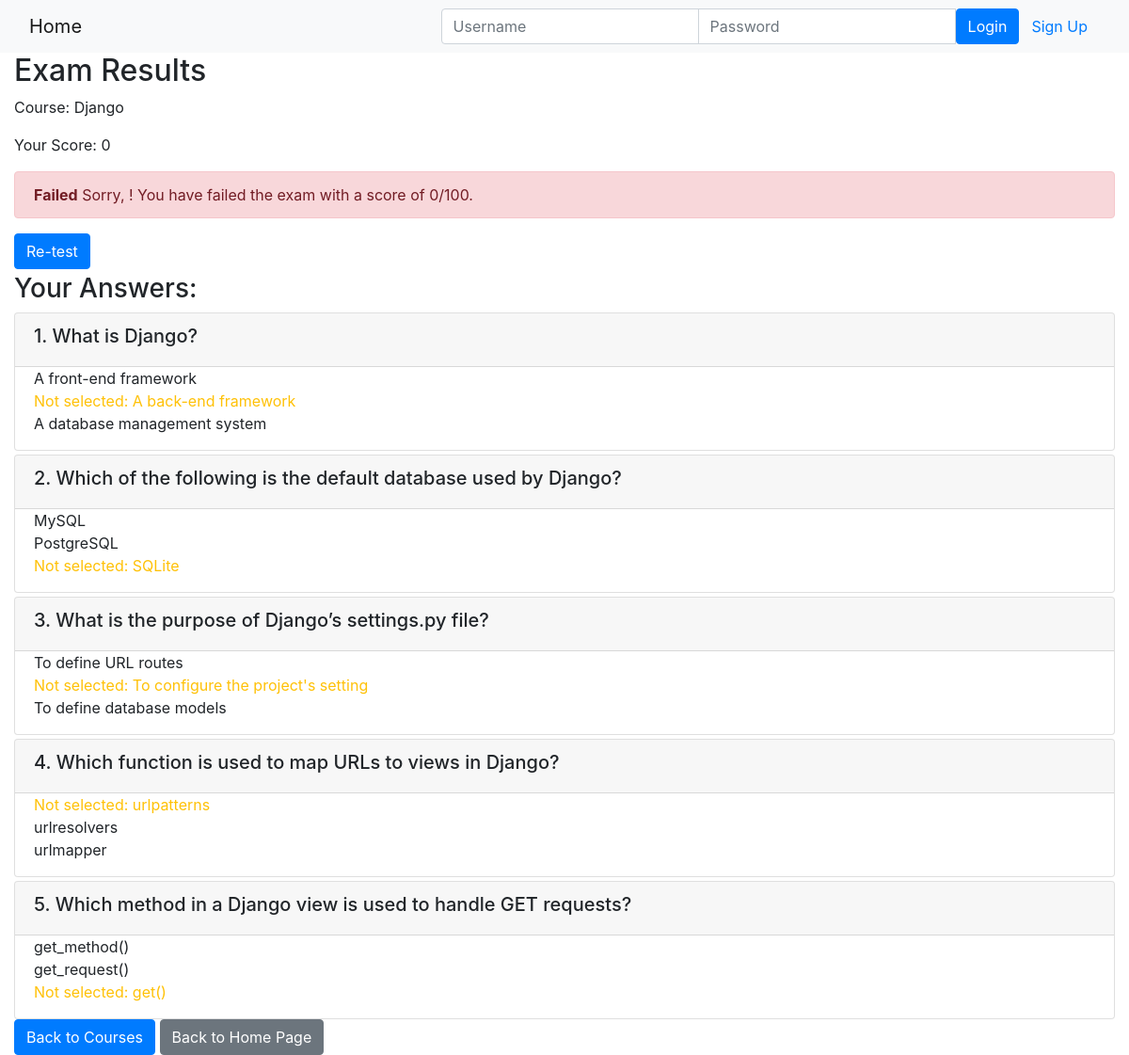
The page /course/3/submission/3/result/ on the database its author committed.
### onlinecourse/models.py (models this page shows, shortened)
class Course(models.Model):
    name = models.CharField(null=False, max_length=30, default='online course')
    image = models.ImageField(upload_to='course_images/')
    description = models.CharField(max_length=1000)
    pub_date = models.DateField(null=True)
    instructors = models.ManyToManyField(Instructor)
    users = models.ManyToManyField(settings.AUTH_USER_MODEL, through='Enrollment')
    total_enrollment = models.IntegerField(default=0)
    is_enrolled = False

class Question(models.Model):
    course = models.ForeignKey(Course, on_delete=models.CASCADE)
    content = models.CharField(max_length=200)
    grade = models.IntegerField(default=50)

class Choice(models.Model):
    question = models.ForeignKey(Question, on_delete=models.CASCADE)
    content = models.CharField(max_length=200)
    is_correct = models.BooleanField(default=False)

### onlinecourse/views.py (the view)
# urls.py: path('course/<int:course_id>/submission/<int:submission_id>/result/', views.show_exam_result, name="exam_result"),
def show_exam_result(request, course_id, submission_id):
    course = get_object_or_404(Course, pk=course_id)
    submission = get_object_or_404(Submission, pk=submission_id)
    choices = submission.choices.all()
    total_score = sum(choice.question.grade for choice in choices if choice.is_correct)
    context = {
        'course': course,
        'grade': total_score,
        'choices': choices,
    }
    return render(request, 'onlinecourse/exam_result_bootstrap.html', context)

### onlinecourse/templates/onlinecourse/exam_result_bootstrap.html (shortened to what this page needs)
{% extends "base.html" %}
{% block content %}
    <h2>Exam Results</h2>
    <p>Course: {{ course.name }}</p>
    <p>Your Score: {{ grade }}</p>
    {% if grade > 80 %}
    <div class="alert alert-success">
        <b>Congratulations, {{ user.first_name }}!</b> You have passed the exam and completed the course with a score of {{ grade }}/100.
    </div>
    {% else %}
    <div class="alert alert-danger">
        <b>Failed</b> Sorry, {{ user.first_name }}! You have failed the exam with a score of {{ grade }}/100.
    </div>
    <a class="btn btn-primary text-bold" href="{% url 'onlinecourse:exam_page' course.id %}">Re-test</a>
    {% endif %}
    <div class="card-columns-vertical mt-1">
        <h3>Your Answers:</h3>
        {% for question in course.question_set.all %}
        <div class="card mt-1">
            <div class="card-header"><h5>{{ question.content }}</h5></div>
            <div class="form-group">
                {% for choice in question.choice_set.all %}
                <div class="form-check">
                    {% if choice.is_correct and choice in choices %}
                    <div class="text-success">Correct answer: {{ choice.content }}</div>
                    {% elif choice.is_correct and not choice in choices %}
                    <div class="text-warning">Not selected: {{ choice.content }}</div>
                    {% elif not choice.is_correct and choice in choices %}
                    <div class="text-danger">Wrong answer: {{ choice.content }}</div>
                    {% else %}
                    <div>{{ choice.content }}</div>
                    {% endif %}
                </div>
                {% endfor %}
            </div>
        </div>
        {% endfor %}
    </div>
    <a href="{% url 'onlinecourse:course_details' course.id %}" class="btn btn-primary">Back to Courses</a>
    <a href="{% url 'onlinecourse:index' %}" class="btn btn-secondary">Back to Home Page</a>
{% endblock %}

### rows shown on the page
Course: name "Django"
Question: content "1. What is Django?"
Choice: content "A front-end framework"
Choice: content "A back-end framework"
Choice: content "A database management system"
Question: content "2. Which of the following is the default database used by Django?"
Choice: content "MySQL"
Choice: content "PostgreSQL"
Choice: content "SQLite"
Question: content "3. What is the purpose of Django’s settings.py file?"
Choice: content "To define URL routes"
Choice: content "To configure the project's setting"
Choice: content "To define database models"
Question: content "4. Which function is used to map URLs to views in Django?"
Choice: content "urlpatterns"
Choice: content "urlresolvers"
Choice: content "urlmapper"
Question: content "5. Which method in a Django view is used to handle GET requests?"
Choice: content "get_method()"
Choice: content "get_request()"
Choice: content "get()"

### other values the page prints
{{ grade }} "0"
